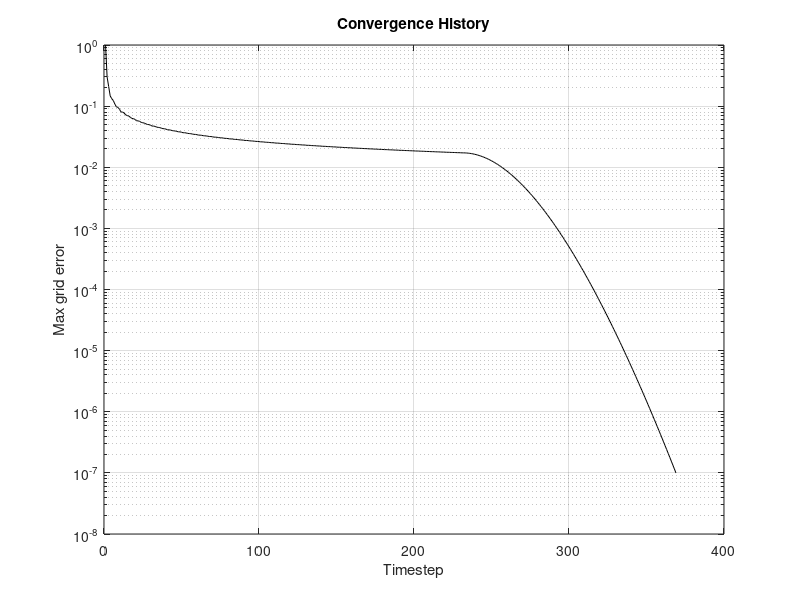
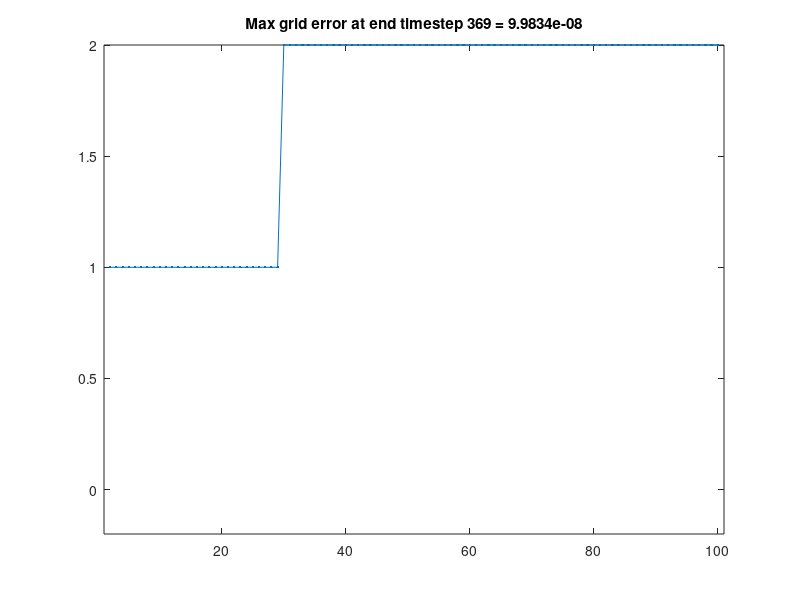

Write MATLAB code to recreate these figures, in order.
% Attempt at diffusion-only code in 1D
% Jeremie Joannes
% 09/08/2017
clear all
close all
clc

dx = 1;
nptsi = 101;

dt = 1;

a = 0.15; % diffusion coeff
v = 0.3; % transport velocity

% CFL for the diffusion equation
CFL = 2*dt*a/dx^2;
if CFL > 1
    error(['CFL of ',num2str(CFL),...
        ' too large, reduce dt, diffusivity or increase dx']);
else
    disp(['CFL of the diffusion scheme: ',num2str(CFL)])
end

% Initialise
u = zeros(nptsi); u_new = ones(nptsi);
u(20) = 1; u(30) = 2;

% Calculate
E = 1; n = 0;
while E > 1e-7 % Tolerance
    % Update everything
    u = u_new;
    n = n + 1;

    % Start the x loop
    for i = 2:nptsi-1
        diff = dt*a*(u(i+1)+u(i-1)-2*u(i))/dx^2;
        adv = dt*v*(u(i+1)-u(i-1))/(2*dx);
        u_new(i) = u(i) + diff - adv;
    end
    % Re-impose conditions
    u_new(20) = 1; u_new(30) = 2;
    
    % Calculate & display current max error
    E = max(abs(u(:)-u_new(:))); Error_store(n) = E;
    disp(['Timestep = ', num2str(n),', Error = ', num2str(E)])
    
    % Break condition in case unstable
    if E > 10
        error('Unstable scheme - review CFL or artificial diffusion');
        break
    end
end

%% Plots
figure(1)
semilogy(1:n,Error_store,'k-')
title('Convergence History')
ylabel('Max grid error')
xlabel('Timestep')
grid on

figure(2)
plot(2:nptsi-1,u(2:nptsi-1),'.-')
axis([1 101 -0.2 2])
titlestr = ['Max grid error at end timestep ', num2str(n), ' = ',num2str(E)];
title(titlestr)  